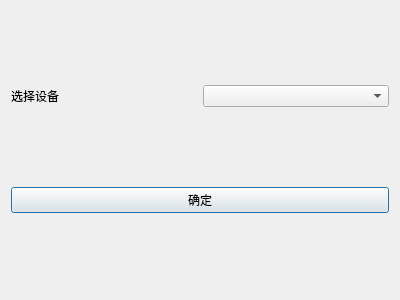
<?xml version="1.0" encoding="UTF-8"?>
<ui version="4.0">
 <class>DeviceDialog</class>
 <widget class="QDialog" name="DeviceDialog">
  <property name="geometry">
   <rect>
    <x>0</x>
    <y>0</y>
    <width>400</width>
    <height>300</height>
   </rect>
  </property>
  <property name="windowTitle">
   <string>Dialog</string>
  </property>
  <layout class="QGridLayout" name="gridLayout">
   <item row="0" column="0">
    <widget class="QLabel" name="label">
     <property name="text">
      <string>选择设备</string>
     </property>
    </widget>
   </item>
   <item row="0" column="1">
    <widget class="QComboBox" name="comboBox"/>
   </item>
   <item row="1" column="0" colspan="2">
    <widget class="QPushButton" name="pushButton">
     <property name="text">
      <string>确定</string>
     </property>
    </widget>
   </item>
  </layout>
 </widget>
 <resources/>
 <connections/>
</ui>
